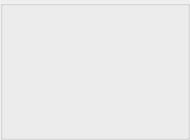
       <widget class="QGroupBox" name="groupBox2">
        <property name="minimumSize">
         <size>
          <width>185</width>
          <height>140</height>
         </size>
        </property>
        <property name="maximumSize">
         <size>
          <width>190</width>
          <height>142</height>
         </size>
        </property>
        <property name="title">
         <string/>
        </property>
        <widget class="MyAvatarLabel" name="label_Avatar2">
         <property name="geometry">
          <rect>
           <x>13</x>
           <y>79</y>
           <width>30</width>
           <height>30</height>
          </rect>
         </property>
         <property name="minimumSize">
          <size>
           <width>30</width>
           <height>30</height>
          </size>
         </property>
         <property name="maximumSize">
          <size>
           <width>30</width>
           <height>30</height>
          </size>
         </property>
         <property name="scaledContents">
          <bool>true</bool>
         </property>
        </widget>
        <widget class="MyNameLabel" name="label_PlayerName2">
         <property name="geometry">
          <rect>
           <x>70</x>
           <y>117</y>
           <width>104</width>
           <height>14</height>
          </rect>
         </property>
         <property name="minimumSize">
          <size>
           <width>0</width>
           <height>14</height>
          </size>
         </property>
         <property name="maximumSize">
          <size>
           <width>16777215</width>
           <height>14</height>
          </size>
         </property>
         <property name="alignment">
          <set>Qt::AlignLeading|Qt::AlignLeft|Qt::AlignTop</set>
         </property>
         <property name="openExternalLinks">
          <bool>true</bool>
         </property>
        </widget>
        <widget class="MySetLabel" name="textLabel_Set2">
         <property name="geometry">
          <rect>
           <x>70</x>
           <y>10</y>
           <width>104</width>
           <height>14</height>
          </rect>
         </property>
         <property name="minimumSize">
          <size>
           <width>0</width>
           <height>14</height>
          </size>
         </property>
         <property name="maximumSize">
          <size>
           <width>16777215</width>
           <height>14</height>
          </size>
         </property>
         <property name="alignment">
          <set>Qt::AlignBottom|Qt::AlignHCenter</set>
         </property>
        </widget>
        <widget class="MyCashLabel" name="textLabel_Cash2">
         <property name="geometry">
          <rect>
           <x>70</x>
           <y>104</y>
           <width>104</width>
           <height>14</height>
          </rect>
         </property>
         <property name="minimumSize">
          <size>
           <width>35</width>
           <height>14</height>
          </size>
         </property>
         <property name="maximumSize">
          <size>
           <width>16777215</width>
           <height>14</height>
          </size>
         </property>
        </widget>
        <widget class="QLabel" name="textLabel_Button2">
         <property name="geometry">
          <rect>
           <x>18</x>
           <y>16</y>
           <width>40</width>
           <height>42</height>
          </rect>
         </property>
         <property name="minimumSize">
          <size>
           <width>40</width>
           <height>42</height>
          </size>
         </property>
         <property name="maximumSize">
          <size>
           <width>40</width>
           <height>42</height>
          </size>
         </property>
         <property name="text">
          <string/>
         </property>
         <property name="scaledContents">
          <bool>true</bool>
         </property>
        </widget>
        <widget class="MyCardsPixmapLabel" name="pixmapLabel_card2a">
         <property name="geometry">
          <rect>
           <x>86</x>
           <y>26</y>
           <width>48</width>
           <height>76</height>
          </rect>
         </property>
         <property name="scaledContents">
          <bool>true</bool>
         </property>
        </widget>
        <widget class="MyCardsPixmapLabel" name="pixmapLabel_card2b">
         <property name="geometry">
          <rect>
           <x>110</x>
           <y>26</y>
           <width>48</width>
           <height>76</height>
          </rect>
         </property>
         <property name="scaledContents">
          <bool>true</bool>
         </property>
        </widget>
        <widget class="MyStatusLabel" name="textLabel_Status2">
         <property name="geometry">
          <rect>
           <x>67</x>
           <y>43</y>
           <width>111</width>
           <height>40</height>
          </rect>
         </property>
         <property name="minimumSize">
          <size>
           <width>0</width>
           <height>20</height>
          </size>
         </property>
         <property name="text">
          <string/>
         </property>
         <property name="alignment">
          <set>Qt::AlignCenter</set>
         </property>
        </widget>
        <widget class="QLabel" name="label_playerTip2">
         <property name="geometry">
          <rect>
           <x>90</x>
           <y>30</y>
           <width>101</width>
           <height>71</height>
          </rect>
         </property>
         <property name="text">
          <string notr="true"/>
         </property>
        </widget>
       </widget>
